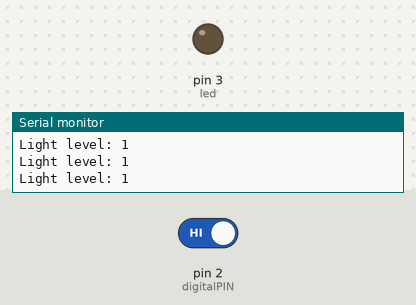
Simulated run of this sketch. Board: Arduino Uno, built with avr-gcc and run on an emulated ATmega328P. Shown: output pins drawn as LEDs (lit = HIGH), the last lines printed to the serial monitor. Inputs (shaded band) come from the test bench; at power-on: pin 2 (digitalPIN) HIGH.

Above: at 1.8 s.
1.9 s: pin 2 (digitalPIN) driven LOW
At 2.9 s:
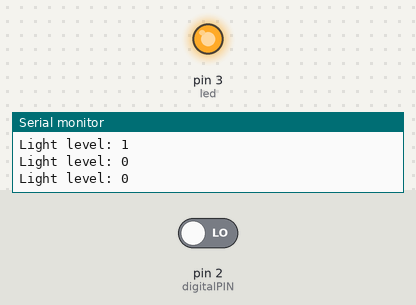
3.5 s: pin 2 (digitalPIN) driven HIGH
At 4.1 s:
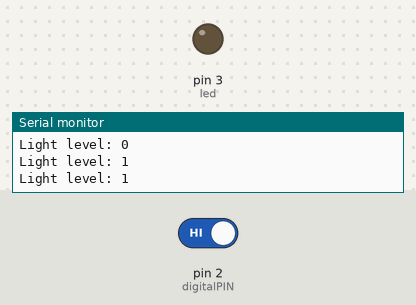
Timing chart, 0 to 6.5 s (numbered marks = the images above; inputs shaded):
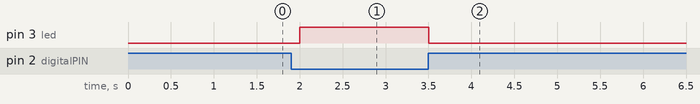

Measured:
- after the input at 1.9 s, pin 3 (led): LOW → HIGH after 0.10 s
- after the input at 3.5 s, pin 3 (led): HIGH → LOW at once

The sketch:

smart_light.ino
```cpp
/*
  A simple program designed to setup and demonstrate the Keyes LDR Sensor Module - BDAA100008.

  The program monitors a connected analog pin and outputs the value to the
  serial monitor.

  modified 29th August 2019
  by Sebastian Karam - Flux Workshop
*/
int digitalPIN = 2;  // define OUT signal pin
int sense;         // define variable to store value read from pin
int led = 3;

void setup() {
  pinMode(digitalPIN, INPUT);  // set the OUT signal pin as an input
  pinMode(led, OUTPUT);        // set the OUT signal pin as an input

  Serial.begin(9600);  // launch the serial monitor
  Serial.println("Flux Workshop Example");
}

void loop() {
  sense = digitalRead(digitalPIN);                   // read the voltage level on the A0
  Serial.println((String) "Light level: " + sense);  // send the result to the serial monitor
  if (sense == 0) {
    digitalWrite(led, HIGH);
    delay(500);
  } else {
    digitalWrite(led, LOW);
    delay(500);

  }

}
```
